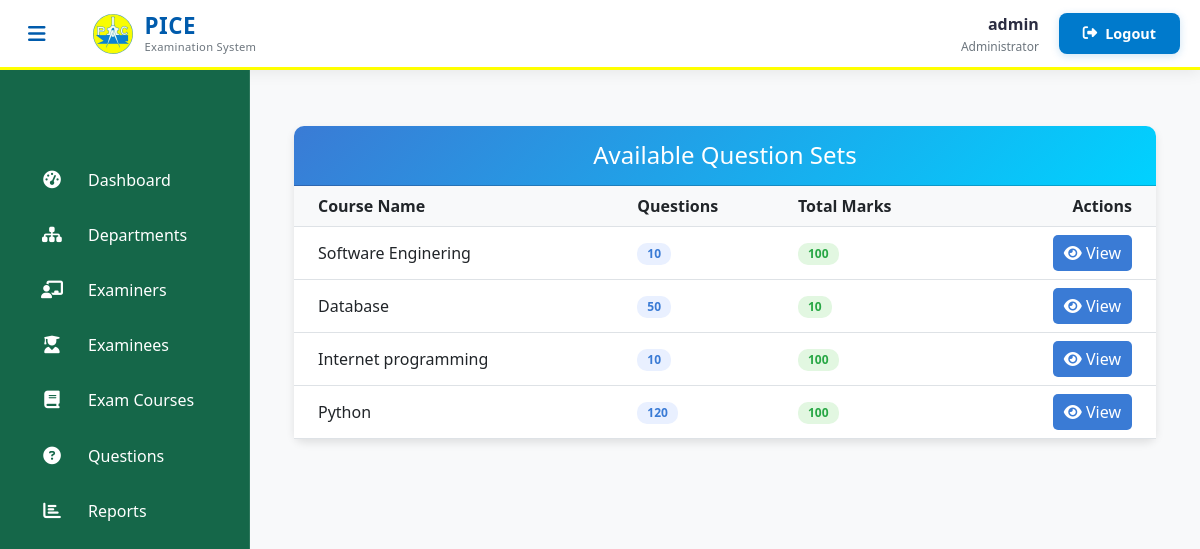
The app's page /admin-view-question (signed in), older data.
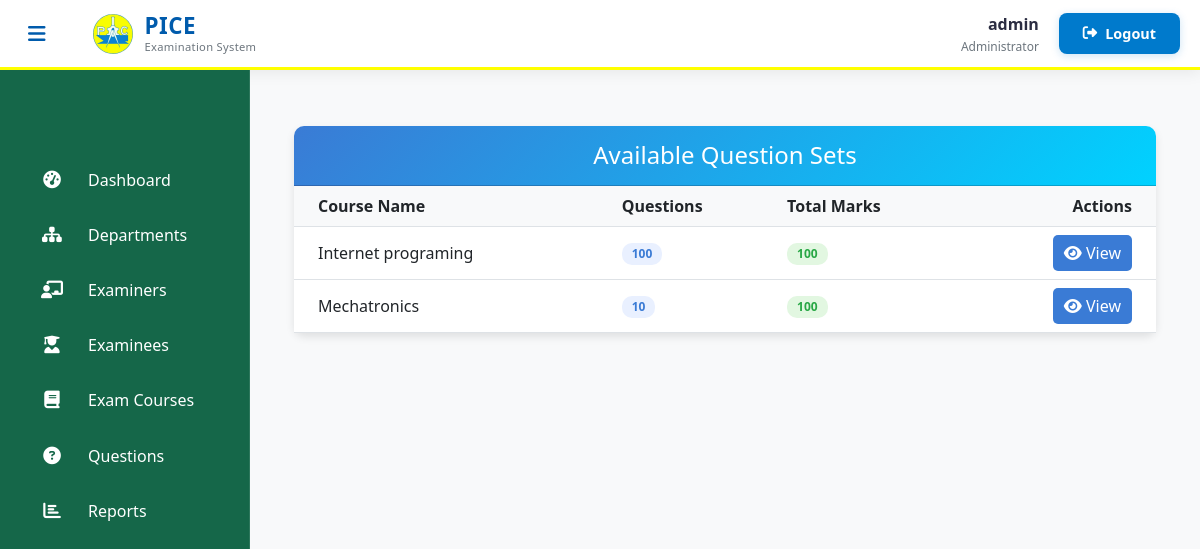
The same page, newer data.
### exam/models.py (models this page shows, shortened)
class Course(models.Model):
    course_name = models.CharField(max_length=50)
    question_number = models.PositiveIntegerField()
    total_marks = models.PositiveIntegerField(default=100)
    given_time = models.PositiveIntegerField(default=60)
    department = models.ForeignKey(Department, on_delete=models.CASCADE, related_name='course_set')

### exam/views.py (the view)
# urls.py: path('admin-view-question', views.admin_view_question_view,name='admin-view-question'),
@login_required(login_url='adminlogin')
def admin_view_question_view(request):
    courses= models.Course.objects.all()
    return render(request,'exam/admin_view_question.html',{'courses':courses})

### templates/exam/admin_view_question.html (shortened to what this page needs)
{% extends 'exam/adminbase.html' %}
{% block content %}
{% load static %}
<head>
  <link href="https://cdn.jsdelivr.net/npm/bootstrap@5.3.0/dist/css/bootstrap.min.css" rel="stylesheet">
  <link rel="stylesheet" href="https://cdnjs.cloudflare.com/ajax/libs/font-awesome/6.4.0/css/all.min.css">
</head>
<div class="container mt-4">
  <div class="card">
    <div class="card-header">
      <h4 class="mb-0">Available Question Sets</h4>
    </div>
    <div class="card-body p-0">
      {% if courses %}
      <div class="table-responsive">
        <table class="table table-hover align-middle">
          <thead>
            <tr>
              <th class="ps-4">Course Name</th>
              <th>Questions</th>
              <th>Total Marks</th>
              <th class="text-end pe-4">Actions</th>
            </tr>
          </thead>
          <tbody>
            {% for c in courses %}
            <tr>
              <td class="ps-4 course-name">{{ c.course_name }}</td>
              <td><span class="badge badge-count">{{ c.question_number }}</span></td>
              <td><span class="badge badge-marks">{{ c.total_marks }}</span></td>
              <td class="text-end pe-4">
                <a href="{% url 'view-question' c.id %}" class="btn btn-view" title="View Questions">
                  <i class="fas fa-eye"></i> View
                </a>
              </td>
            </tr>
            {% endfor %}
          </tbody>
        </table>
      </div>
      {% else %}
      <div class="empty-state">
        <i class="far fa-folder-open"></i>
        <h5>No Question Sets Available</h5>
        <p>You haven't created any question sets yet.</p>
      </div>
      {% endif %}
    </div>
  </div>
</div>
{% endblock content %}

Row changes from the older to the newer data that the page shows:
removed Course: course_name "Software Enginering", question_number "10", total_marks "100"
removed Course: course_name "Database", question_number "50", total_marks "10"
removed Course: course_name "Internet programming", question_number "10", total_marks "100"
removed Course: course_name "Python", question_number "120", total_marks "100"
added Course: course_name "Internet programing", question_number "100", total_marks "100"
added Course: course_name "Mechatronics", question_number "10", total_marks "100"
